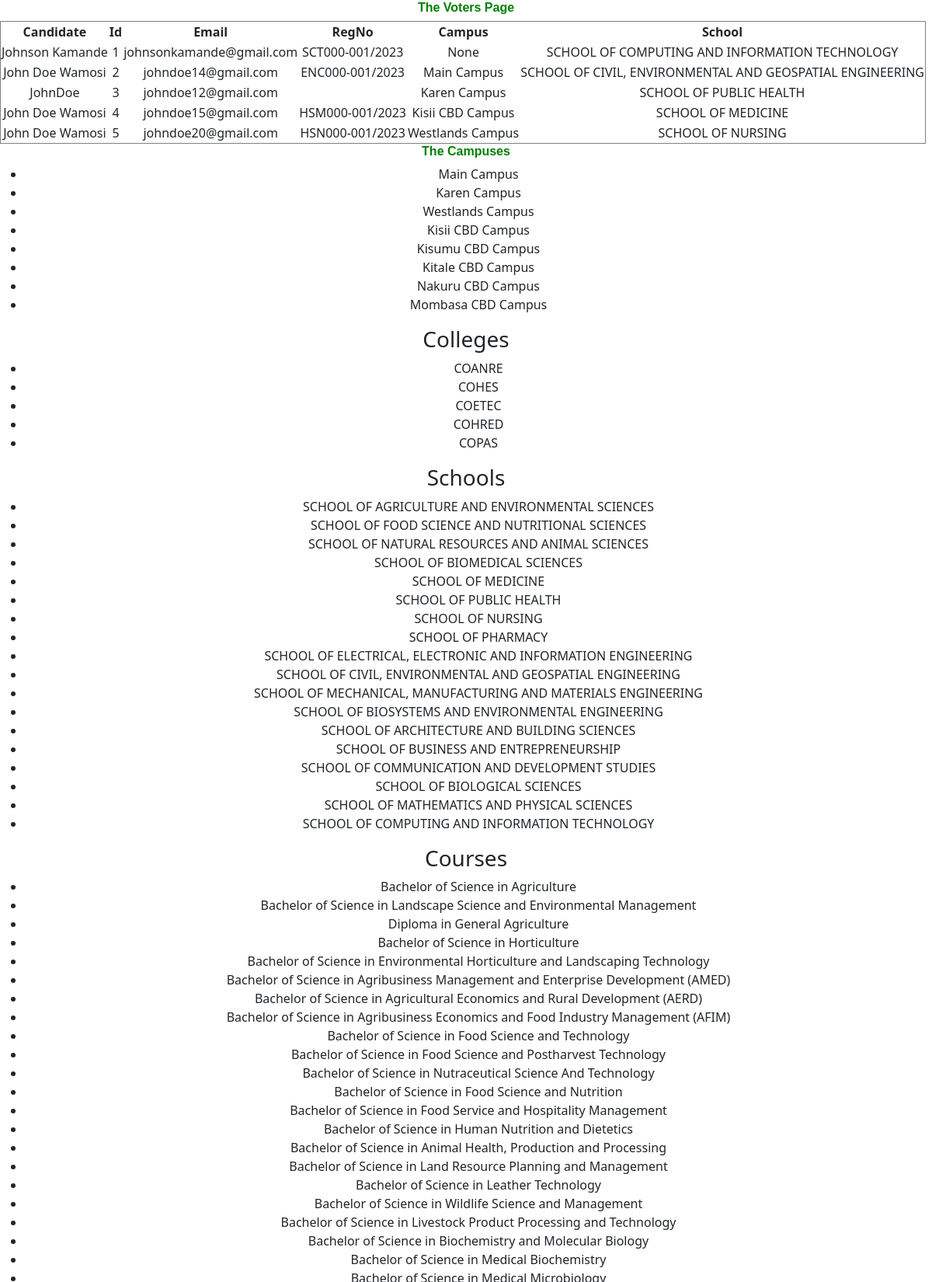
Screenshot of /HomePage (upper part) with the database file from the repository.
### tables this page shows
CREATE TABLE candidates (
    id INTEGER PRIMARY KEY AUTOINCREMENT,
    name TEXT NOT NULL,
    regNo TEXT NOT NULL UNIQUE,  -- Assuming regNo uniquely identifies a candidate
    email TEXT NOT NULL,
    college TEXT NOT NULL,
    school TEXT NOT NULL,
    course TEXT NOT NULL,
    campus TEXT ,
    academicYear INTEGER NOT NULL,
    electedPost INTEGER,
    votes INTEGER,
    idNo INTEGER NOT NULL UNIQUE,
    FOREIGN KEY (electedPost) REFERENCES posts(name),
    FOREIGN KEY (regNo) REFERENCES voters(regNo)  -- Reference the regNo field in voters
    FOREIGN KEY (campus) REFERENCES campuses(name)
    FOREIGN KEY (college) REFERENCES colleges(name)
    FOREIGN KEY (school) REFERENCES schools(name)
    FOREIGN KEY (course) REFERENCES courses(name)

);

CREATE TABLE courseGrouped (
    id INTEGER PRIMARY KEY AUTOINCREMENT,
    college TEXT NOT NULL,
    school TEXT NOT NULL,
    course TEXT NOT NULL
);

### main.py (the view)
@app.route('/HomePage')
def home():
    cursor = get_db_connection().cursor()
    cursor.execute('SELECT DISTINCT name, id,email,campus,school,regNo FROM candidates')
    rows = cursor.fetchall()
    cursor.execute('SELECT DISTINCT name FROM campuses')
    campuses = [row['name'] for row in cursor.fetchall()]
    cursor.execute('select DISTINCT college FROM courseGrouped')
    colleges = [row['college'] for row in cursor.fetchall()]
    cursor.execute('select DISTINCT school FROM courseGrouped')
    schools = [row['school'] for row in cursor.fetchall()]
    cursor.execute('select DISTINCT course FROM courseGrouped')
    courses = [row['course'] for row in cursor.fetchall()]
    return render_template('votesResult.html', rows=rows,colleges=colleges,campuses=campuses,schools=schools,courses=courses)

### main.py (called while the page is built)
def get_db_connection():
    conn = sqlite3.connect('electiondb.db')
    conn.row_factory = sqlite3.Row
    return conn

### templates/votesResult.html (shortened to what this page needs)
{% extends "base.html" %} {% block title %}Votes Result{% endblock %} {% block header %}
<h2 style="color: green; font-size: medium; font-family: 'Franklin Gothic Medium', 'Arial Narrow', Arial, sans-serif; font-weight: 600; text-transform: capitalize; text-align: center;">
    The Voters Page
</h2>
{% endblock %} {% block content %}
<table border="1" style="border-style: groove;border-spacing: 10%;">
    <thead>
        <tr>
            <th>Candidate</th>
            <th>Id</th>
            <th>Email</th>
            <th>RegNo</th>
            <th>Campus</th>
            <th>School</th>
        </tr>
    </thead>
    <tbody>
        {% for candidate in rows %}
        <tr>
            <td>{{ candidate.name }}</td>
            <td id="email-{{ candidate.id }}">{{ candidate.id }}</td>
            <td>{{candidate.email}}</td>
            <td>{{candidate.regNo}}</td>
            <td>{{candidate.campus}}</td>
            <td>{{candidate.school}}</td>
        </tr>
        {% endfor %}
    </tbody>
</table>
<h2 style="color: green; font-size: medium; font-family: 'Franklin Gothic Medium', 'Arial Narrow', Arial, sans-serif; font-weight: 600;">
    The Campuses
</h2>
<ul>
    {% for campus in campuses %}
    <li>{{ campus }}</li>
    {% endfor %}
</ul>
<h3>
    Colleges
</h3>
<ul>
    {% for college in colleges %}
    <li>{{ college }}</li>
    {% endfor %}
</ul>
<h3>
    Schools
</h3>
<ul>
    {% for school in schools %}
    <li>{{ school }}</li>
    {% endfor %}
</ul>
<h3>
    Courses
</h3>
<ul>
    {% for course in courses %}
    <li>{{ course }}</li>
    {% endfor %}
</ul>
{% endblock %}

### rows the page displays
candidates: name "Johnson Kamande", id "1", email "johnsonkamande@gmail.com", regNo "SCT000-001/2023", campus "None", school "SCHOOL OF COMPUTING AND INFORMATION TECHNOLOGY"
candidates: name "John Doe Wamosi", id "2", email "johndoe14@gmail.com", regNo "ENC000-001/2023", campus "Main Campus", school "SCHOOL OF CIVIL, ENVIRONMENTAL AND GEOSPATIAL ENGINEERING"
candidates: name "JohnDoe", id "3", email "johndoe12@gmail.com", campus "Karen Campus", school "SCHOOL OF PUBLIC HEALTH"
candidates: name "John Doe Wamosi", id "4", email "johndoe15@gmail.com", regNo "HSM000-001/2023", campus "Kisii CBD Campus", school "SCHOOL OF MEDICINE"
candidates: name "John Doe Wamosi", id "5", email "johndoe20@gmail.com", regNo "HSN000-001/2023", campus "Westlands Campus", school "SCHOOL OF NURSING"
courseGrouped: course "Bachelor of Science in Agriculture"
courseGrouped: course "Bachelor of Science in Landscape Science and Environmental Management"
courseGrouped: course "Diploma in General Agriculture"
courseGrouped: course "Bachelor of Science in Horticulture"
courseGrouped: course "Bachelor of Science in Environmental Horticulture and Landscaping Technology"
courseGrouped: course "Bachelor of Science in Agribusiness Management and Enterprise Development (AMED)"
courseGrouped: course "Bachelor of Science in Agricultural Economics and Rural Development (AERD)"
courseGrouped: course "Bachelor of Science in Agribusiness Economics and Food Industry Management (AFIM)"
courseGrouped: course "Bachelor of Science in Food Science and Technology"
courseGrouped: course "Bachelor of Science in Food Science and Postharvest Technology"
courseGrouped: course "Bachelor of Science in Nutraceutical Science And Technology"
courseGrouped: course "Bachelor of Science in Food Science and Nutrition"
courseGrouped: course "Bachelor of Science in Food Service and Hospitality Management"
courseGrouped: course "Bachelor of Science in Human Nutrition and Dietetics"
courseGrouped: course "Bachelor of Science in Animal Health, Production and Processing"
courseGrouped: course "Bachelor of Science in Land Resource Planning and Management"
courseGrouped: course "Bachelor of Science in Leather Technology"
courseGrouped: course "Bachelor of Science in Wildlife Science and Management"
courseGrouped: course "Bachelor of Science in Livestock Product Processing and Technology"
courseGrouped: course "Bachelor of Science in Biochemistry and Molecular Biology"
courseGrouped: course "Bachelor of Science in Medical Biochemistry"

### other values shown
{{ campus }} "Main Campus" "Karen Campus" "Westlands Campus" "Kisii CBD Campus" "Kisumu CBD Campus" "Kitale CBD Campus" "Nakuru CBD Campus" "Mombasa CBD Campus"
{{ college }} "COANRE" "COHES" "COETEC" "COHRED" "COPAS"
{{ school }} "SCHOOL OF AGRICULTURE AND ENVIRONMENTAL SCIENCES" "SCHOOL OF FOOD SCIENCE AND NUTRITIONAL SCIENCES" "SCHOOL OF NATURAL RESOURCES AND ANIMAL SCIENCES" "SCHOOL OF BIOMEDICAL SCIENCES" "SCHOOL OF MEDICINE" "SCHOOL OF PUBLIC HEALTH" "SCHOOL OF NURSING" "SCHOOL OF PHARMACY" "SCHOOL OF ELECTRICAL, ELECTRONIC AND INFORMATION ENGINEERING" "SCHOOL OF CIVIL, ENVIRONMENTAL AND GEOSPATIAL ENGINEERING" "SCHOOL OF MECHANICAL, MANUFACTURING AND MATERIALS ENGINEERING" "SCHOOL OF BIOSYSTEMS AND ENVIRONMENTAL ENGINEERING" "SCHOOL OF ARCHITECTURE AND BUILDING SCIENCES" "SCHOOL OF BUSINESS AND ENTREPRENEURSHIP" "SCHOOL OF COMMUNICATION AND DEVELOPMENT STUDIES" "SCHOOL OF BIOLOGICAL SCIENCES" "SCHOOL OF MATHEMATICS AND PHYSICAL SCIENCES" "SCHOOL OF COMPUTING AND INFORMATION TECHNOLOGY"
